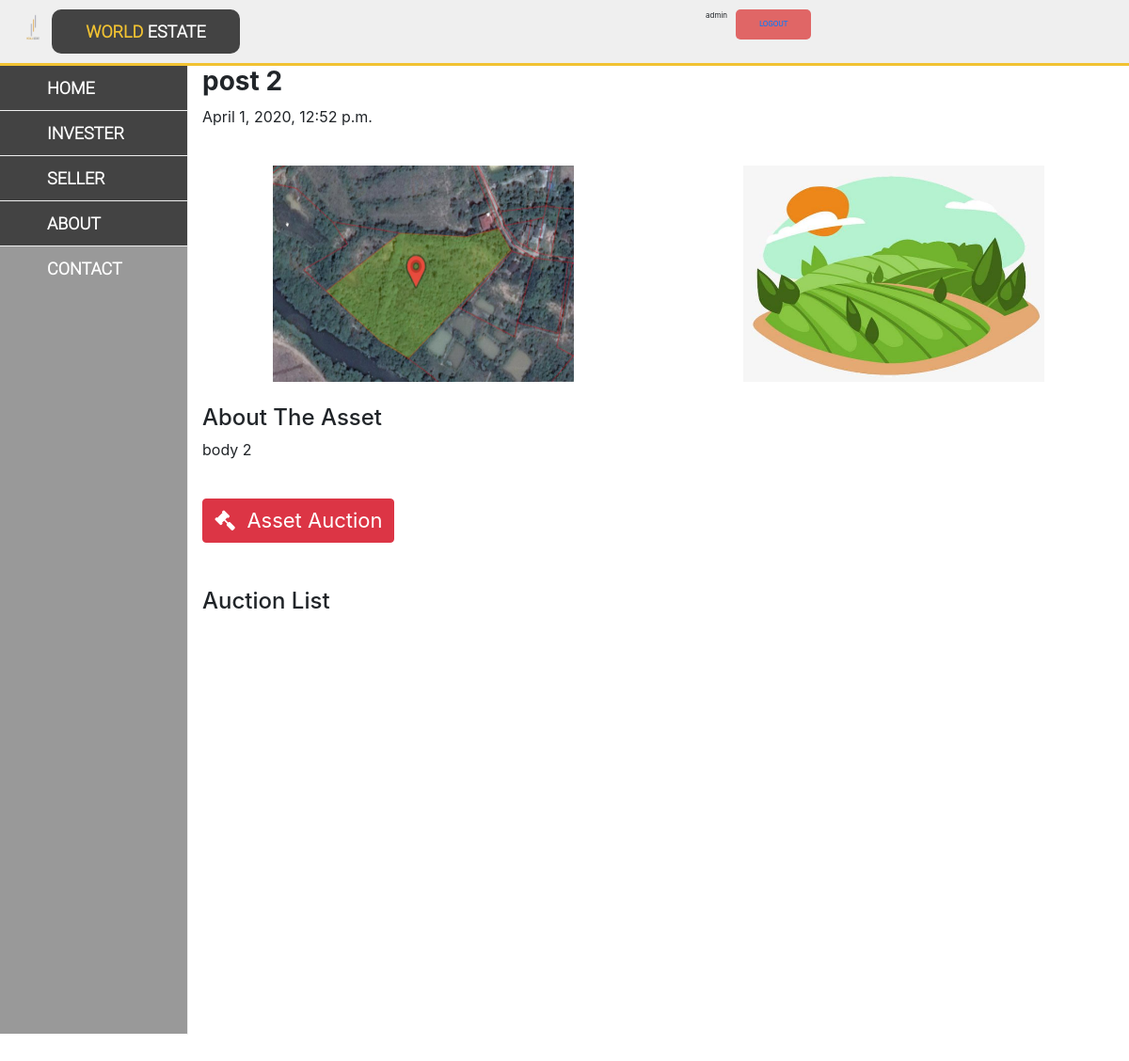
Screenshot of /selling/2/detail/ (signed in) with the database file from the repository.
### users/models.py (models this page shows, shortened)
class CustomUser(AbstractUser):
    nametitle = models.CharField(
        max_length=15,
        choices=[(tag.value, tag.name) for tag in NameTitleGroup.all()]
    )
    tel = models.CharField(max_length=10, null=True, blank=True, unique=True)
    idcard = models.CharField(max_length=13, null=True, blank=True, unique=True)

### selling/models.py (models this page shows, shortened)
class Selling(models.Model):
    title = models.CharField(max_length=255, default='')
    seller = models.CharField(max_length=255, default='')
    body = models.TextField(default='')
    selling_price = models.DecimalField(default=0, max_digits=10, decimal_places=2)
    date = models.DateTimeField(default=datetime.now())
    author = models.ForeignKey(
        get_user_model(),
        on_delete=models.CASCADE,
        null=True,
        blank=True,
    )

class SellingImage(models.Model):
    selling = models.ForeignKey(
        Selling,
        on_delete=models.CASCADE,
        related_name='asset_images',
    )
    image_name = models.CharField(max_length=255, default='')
    image = models.ImageField(upload_to='asset_image', null=True , blank=True, default='')

### selling/views.py (the view)
# urls.py: path('<int:pk>/detail/', SellingDetailView.as_view(), name='selling_detail'),
class SellingDetailView(LoginRequiredMixin, DetailView):
    model = Selling
    template_name = 'selling_detail.html'
    login_url = 'login'

### templates/selling_detail.html (shortened to what this page needs)
{% extends 'base.html' %}
{% block content %}
<h3 class="font-weight-bold">{{ selling.title }}</h3>
<p>{{ selling.date }}</p><br>
<div class="row">
    {% for img in selling.asset_images.all %}
    <div class="col s6 m6 l3 " align="center">
        <a href="/media/{{ img.image }}" target="_blank">
        <img class="responsive-img " src="/media/{{ img.image }}" width="320" height="230" alt="image not found" vspace="2px"/>
        </a>
    </div>
    {% endfor %}
</div>
<br>
<h4>About The Asset</h4>
<p>{{ selling.body }}</p>
<br>
<a href="{% url 'selling_auction_create' selling.pk %}" class="btn btn-danger" style="font-size:22px"><i class="fa fa-legal" style="font-size:22px"></i> &nbsp;Asset Auction</a>
<br><br><br>
<h4>Auction List</h4><br>
</div>
<br><br><br><br>
{% endblock %}

### templates/navbar.html (shortened to what this page needs)
{% load static %}
<div class="container-grid">
    <div class="logo">
        <img src="{% static 'img/logo.png' %} " id="image_logo" width="40px" height="40px">
        <a href="#" id="logo_item">
            <span style="color: #f1c232ff;">
                WORLD
            </span>
            <span>
                ESTATE
            </span>
        </a>
    </div>
    <div class="user-topBar">
        <ul>
            <div class="A-TopBar">
                {% if user.is_authenticated %}
                <p>{{ user.username }}</p>
                <li>
                    <button id="A-TopBar3">
                       <a href="{% url 'logout' %}">Logout</a>
                    </button>
                </li>
            {% endif %}
        </ul>
    </div>
</div>
<div class="MenuAndContant">
    <div class="MenuAndContant-grid">
        <div class="MenuLeftNavbar" style="scrollbar-width: 20px;">
            <div id="Menu-Item">
                <div>
                    <a href="#" id="Menu_Left-item1">
                        <span>
                            HOME
                        </span>
                    </a>
                </div>
                <div>
                    <a href="#" id="Menu_Left-item">
                        <span>
                            INVESTER
                        </span>
                    </a>
                </div>
                <div>
                    <a href="#" id="Menu_Left-item">
                        <span>
                            SELLER
                        </span>
                    </a>
                </div>
                <div>
                    <a href="#" id="Menu_Left-item">
                        <span>
                            ABOUT
                        </span>
                    </a>
                </div>
            </div>
            <div class="Menu-Item-CONTACT">
                <div>
                    <a href="#" id="Menu-Item-CONTACT1">
                        <span>
                            CONTACT
                        </span>
                    </a>
                </div>
            </div>
        </div>

### pages/static/css/slyleContant.css (style rules this page uses)
* { margin: 0px; padding: 0px; box-sizing: border-box; }
.MenuAndContant { width: 100%; margin: 0 auto; }
.MenuAndContant-grid { display: grid; grid-template-columns: 200px 1fr; }
.MenuLeftNavbar { border: none; border-right: 1px solid #efefefff; }
#Menu_Left-item1 { position: relative; display: block; color: white; font-size: 18px; font-weight: bold; text-decoration: none; background-color: #434343ff; border-bottom: 1px solid #efefefff; padding: 10px 50px; font-family: "system"; }
#Menu_Left-item { position: relative; display: block; color: white; font-size: 18px; font-weight: bold; text-decoration: none; background-color: #434343ff; border-bottom: 1px solid #efefefff; padding: 10px 50px; font-family: "system"; }
#Menu-Item-CONTACT1 { position: relative; display: block; color: white; font-size: 18px; font-weight: bold; text-decoration: none; background-color: #999999ff; border-bottom: 1px solid white; padding: 10px 50px; font-family: "system"; padding-bottom: 800px; }

### pages/static/css/slyleTopBarUser.css (style rules this page uses)
* { margin: 0px; padding: 0px; box-sizing: border-box; }
.container-grid { display: grid; grid-template-columns: 1fr 1fr; grid-gap: 300px; background-color: #efefefff; border-bottom: 3px solid #f1c232ff; }
.logo { font-size: 28px; font-family: "system"; margin: 10px 15px; padding-right: 180px; box-sizing: border-box; display: grid; grid-template-columns: 40px 1fr; }
#image_logo { display: block; float: left; }
#logo_item { position: relative; display: block; color: white; font-size: 18px; text-decoration: none; background-color: #434343ff; padding: 10px 10px; font-family: "system"; font-weight: bold; text-align: center; border-radius: 10px; }
.user-topBar ul { display: grid; grid-template-columns: repeat(5, 1fr); justify-items: center; }
.user-topBar li { list-style: none; }
#A-TopBar3 { display: block; background-color: #e06666ff; margin-left: auto; margin-right: auto; box-sizing: border-box; text-align: center; text-decoration: none; text-transform: uppercase; font-family: "system"; cursor: pointer; border: none; padding-top: 10px; padding-bottom: 10px; border-radius: 5px; width: 80px; color: #ffffff; font-weight: bolder; }
.A-TopBar { display: grid; grid-template-columns: repeat(3, 1fr); grid-gap: 9px; margin-top: 10px; font-size: 8px; }

### rows the page displays
CustomUser: username "admin"
Selling: title "post 2", date "April 1, 2020, 12:52 p.m.", body "body 2"
SellingImage: image (picture)
SellingImage: image (picture)
